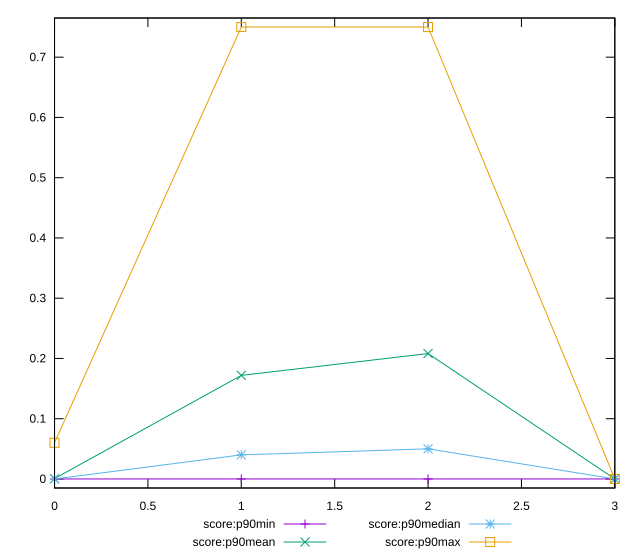

This chart was generated by the following gnuplot code:
reset

$scoreP90Min <<EOF
0 0
1 0
2 0
3 0
EOF

$scoreP90Mean <<EOF
0 0.0006382978723404255
1 0.17191489361702117
2 0.20817204301075257
3 0
EOF

$scoreP90Median <<EOF
0 0
1 0.04
2 0.05
3 0
EOF

$scoreP90Max <<EOF
0 0.06
1 0.75
2 0.75
3 0
EOF

set key outside below
set xrange [0:3]
set yrange [-0.015:0.765]
set trange [-0.015:0.765]
set terminal svg size 640, 560 enhanced background rgb 'white'
set output "report/report_00029_2021-02-24T13-36-40.390Z/uses-text-compression/progression/score.svg"

plot $scoreP90Min title "score:p90min" with linespoints, \
     $scoreP90Mean title "score:p90mean" with linespoints, \
     $scoreP90Median title "score:p90median" with linespoints, \
     $scoreP90Max title "score:p90max" with linespoints

reset
